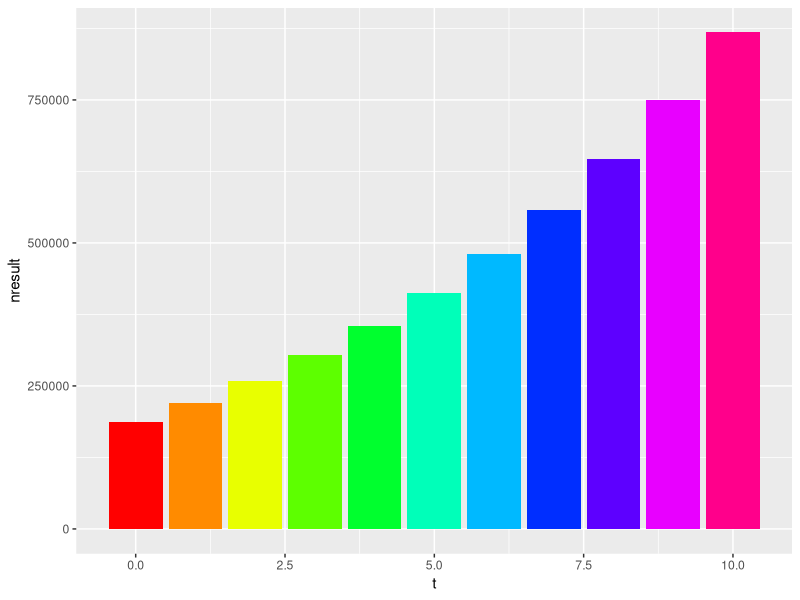
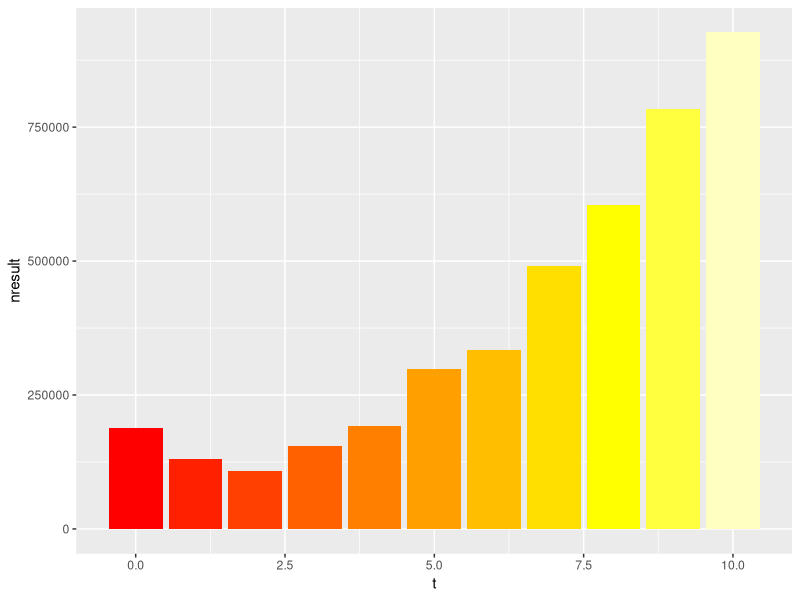
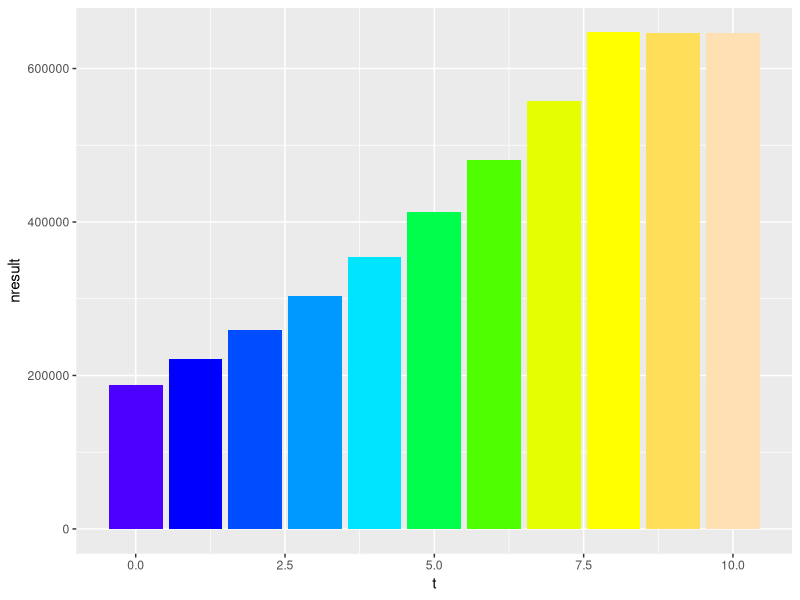

The R script that drew these images, in order:
## ---- chunk 1
# Turn off scientific notation
options(scipen=999)

# Define starting values
t <- 0
sales <- 1000000
varcosts <- sales * 0.7
fixcosts <- 50000
bresult <- sales - varcosts - fixcosts
taxes <- bresult * 0.25
nresult <- bresult - taxes

finres <- data.frame(t, sales, varcosts, fixcosts, bresult, taxes, nresult)
finres
## ---- chunk 2
# Define a function for calculating growing end values
growthcalc <- function(startvalue, rate) {
  
  endvalue <- startvalue * (1 + rate)
  return(endvalue)
  
}

# Calculate a growing independent series and combine them in data frame
growth <- 0.15
inflation <- 0.012

for (s in c(1:10)) {
  
  t <- c(t, s)
  sales <- c(sales,
             growthcalc(sales[s],
                        growth)
             )
  fixcosts <- c(fixcosts,
                growthcalc(fixcosts[s],
                           inflation)
                )
  
}

finres <- data.frame(t, sales, fixcosts)

# Calculate dependent series
library(dplyr)
finres <- mutate(finres,
                 varcosts = sales * 0.7,
                 bresult = sales - varcosts - fixcosts,
                 taxes = bresult * 0.25,
                 nresult = bresult - taxes
                 )

# Plot series
library(ggplot2)
ggplot(finres, aes(x = t, y = nresult)) +
  geom_col(fill = rainbow(max(t)+1)) +
  theme(legend.position="none")
## ---- chunk 3
# Define starting values
t <- 0
sales <- 1000000
fixcosts <- 50000

# Calculate a growing independent series and combine them in data frame with uncertainty
stdevg <- 0.20
stdevi <- 0.005

for (s in c(1:10)) {
  
  t <- c(t, s)
  sales <- c(sales,
             growthcalc(sales[s],
                        rnorm(1, mean = growth, sd = stdevg)
                        )
             )
  fixcosts <- c(fixcosts,
                growthcalc(fixcosts[s],
                           rnorm(1, mean = inflation, sd = stdevi)
                           )
                )
  
}

finres.uncertain <- data.frame(t, sales, fixcosts)

# Calculate dependent series
finres.uncertain <- mutate(finres.uncertain,
                 varcosts = sales * 0.7,
                 bresult = sales - varcosts - fixcosts,
                 taxes = bresult * 0.25,
                 nresult = bresult - taxes
                 )

# Plot series
ggplot(finres.uncertain, aes(x = t, y = nresult)) +
  geom_col(fill = heat.colors(max(t)+1)) +
  theme(legend.position="none")

## ---- chunk 4
# Function for calculating present values
presval <- function(futurevalue, discountrate, nperiods) {
  
  presentvalue <- futurevalue / (1 + discountrate)^nperiods
  
}

# Calculate present values of net results and add to data frame
discrate <- 0.05
finres.uncertain <- mutate(finres.uncertain,
                 nresult.pres = presval(nresult, discrate, t)
                 )

finres.uncertain

investment <- 3000000
netpresval <- -investment + sum(finres.uncertain$nresult.pres)
## ---- chunk 5
# Define starting values
t <- 0
sales <- 1000000
fixcosts <- 50000
# Define a function for calculating growing end values

# Calculate a growing independent series and combine them in data frame
growth <- c(rep(0.15, 8), rep(0, 2))
inflation <- 0.012

for (s in c(1:10)) {
  
  t <- c(t, s)
  sales <- c(sales,
             growthcalc(sales[s],
                        growth[s])
             )
  fixcosts <- c(fixcosts,
                growthcalc(fixcosts[s],
                           inflation)
                )
  
}

finresa <- data.frame(t, sales, fixcosts)

# Calculate dependent series
library(dplyr)
finresa <- mutate(finresa,
                 varcosts = sales * 0.7,
                 bresult = sales - varcosts - fixcosts,
                 taxes = bresult * 0.25,
                 nresult = bresult - taxes
                 )

# Plot series
library(ggplot2)
ggplot(finresa, aes(x = t, y = nresult)) +
  geom_col(fill = topo.colors(max(t)+1)) +
  theme(legend.position="none")
